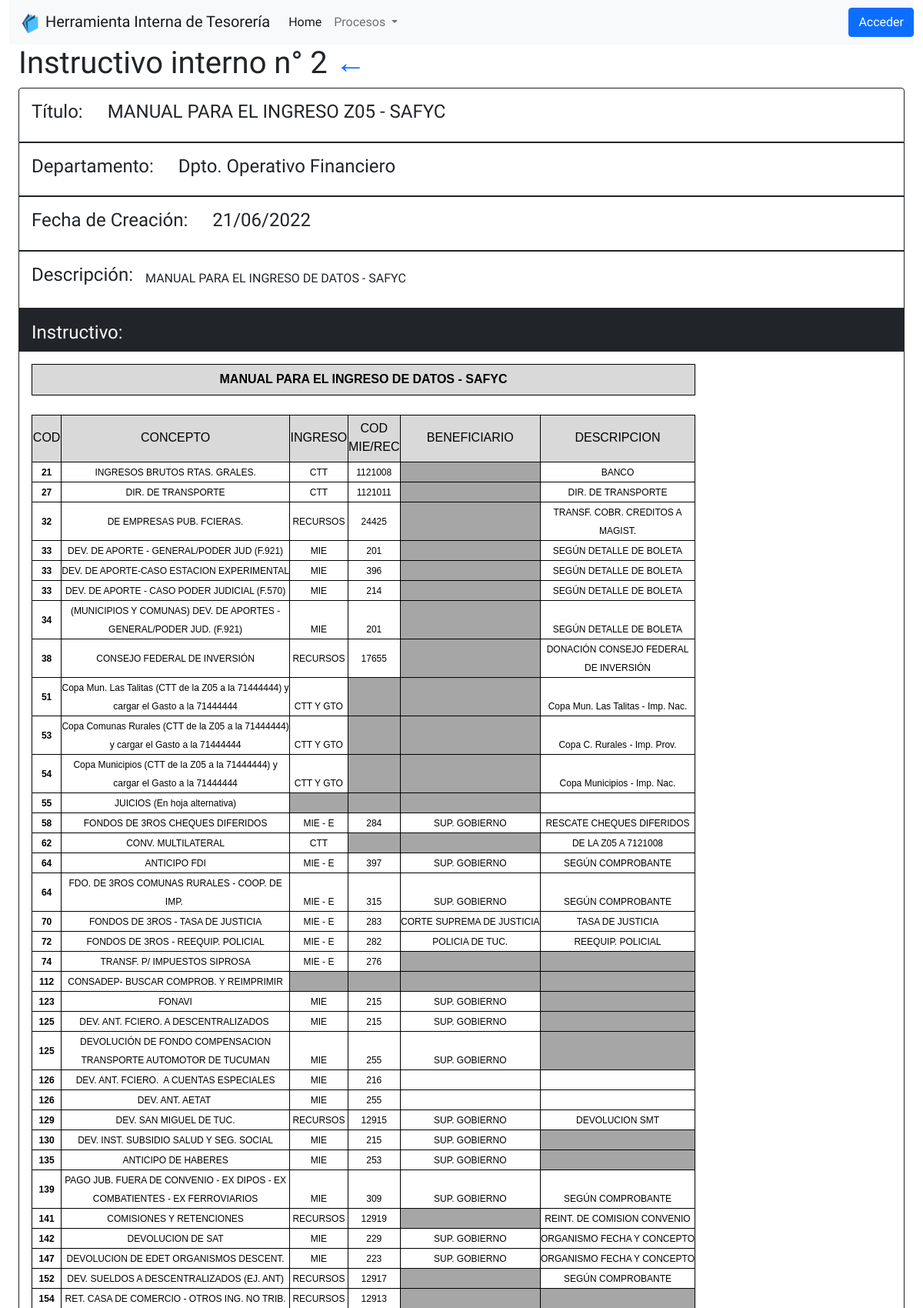
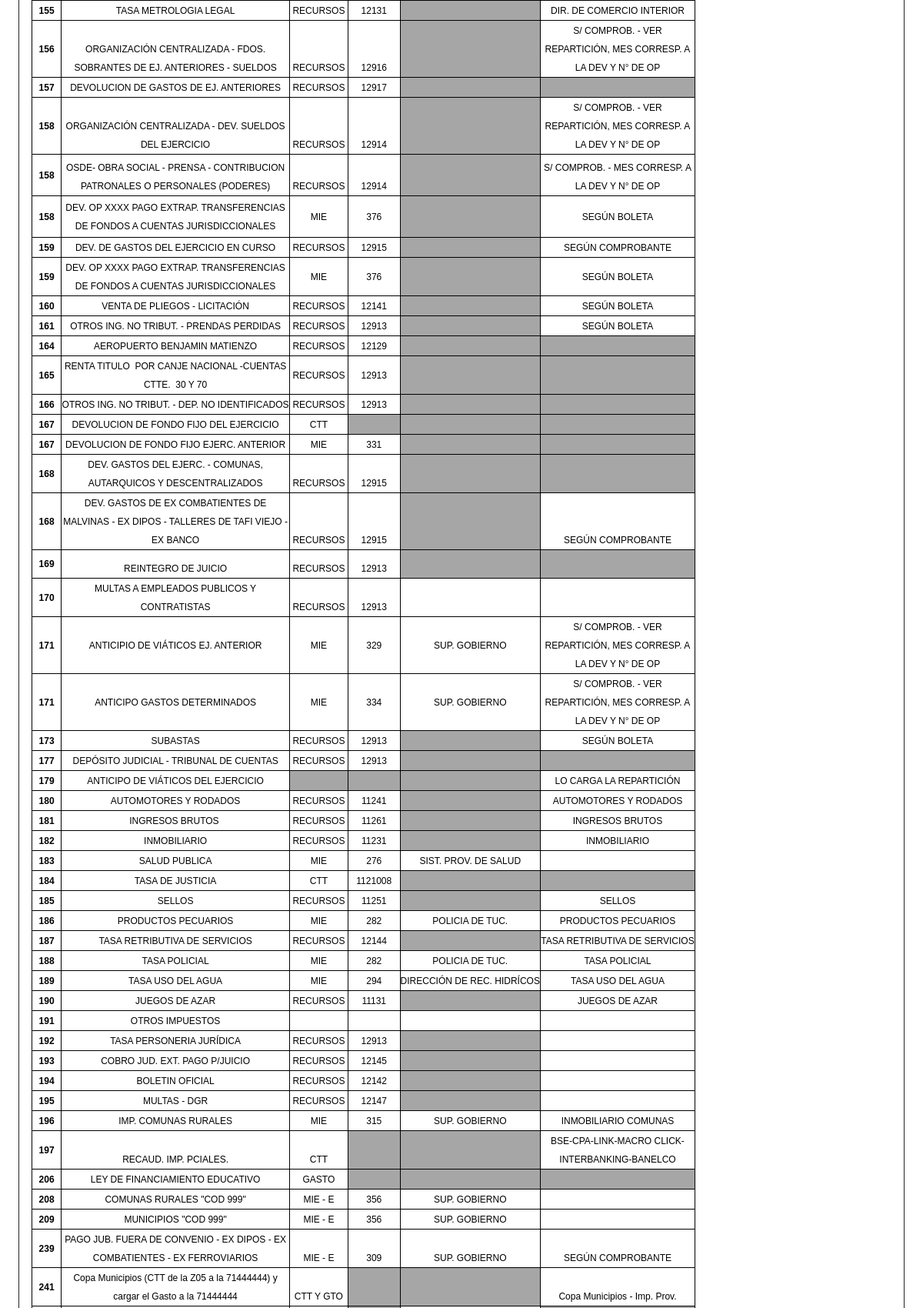
Page /instructivos/2/ (upper part) on the committed database (2 pictures, top to bottom).
### instructivos/models.py (models this page shows)
class Instructivo(models.Model):
	departamento = models.ForeignKey(Group,on_delete=models.CASCADE,related_name='Departamento')
	titulo = models.CharField(max_length=255, verbose_name="Título")
	descripcion = models.TextField(verbose_name="Breve Descripción")
	contenido = RichTextField(verbose_name="Contenido")
	archivo1 = models.FileField(upload_to=content_file_name,blank=True,null=True)
	archivo2 = models.FileField(upload_to=content_file_name,blank=True,null=True)
	archivo3 = models.FileField(upload_to=content_file_name,blank=True,null=True)
	created = models.DateTimeField(auto_now_add=True, verbose_name="Fecha de creación")
	updated = models.DateTimeField(auto_now=True, verbose_name="Fecha de edición")
	class Meta:
		verbose_name = "Instructivo"
		verbose_name_plural = "Instructivos"
		ordering = ['-created']

### instructivos/views.py (the view)
# urls.py: path('<int:pk>/', views.InstructivoDetailView.as_view(), name='instructivos-detail')
class InstructivoDetailView(DetailView):
	model = Instructivo
	def get_context_data(self,**kwargs):
		context = super(InstructivoDetailView,self).get_context_data(**kwargs)
		objeto = Instructivo.objects.get(pk=self.kwargs.get('pk'))
		if objeto.archivo1:
			context['archivo1_nombre'] = str(objeto.archivo1).split('/')[2]
		if objeto.archivo2:
			context['archivo2_nombre'] = str(objeto.archivo2).split('/')[2]
		if objeto.archivo3:
			context['archivo3_nombre'] = str(objeto.archivo3).split('/')[2]
		return context

### core/templatetags/tags.py (called while the page is built)
@register.filter(name='has_group')
def has_group(user, group_name):
    group = Group.objects.get(name=group_name)
    return True if group in user.groups.all() else False

### instructivos/templates/instructivos/instructivo_detail.html (shortened to what this page needs)
{% extends 'core/base.html' %}
{% block content %}
<div class="container-fluid">
	<h1>Instructivo interno n° {{object.id}} <a class="text-decoration-none" href="{% url 'instructivos' %}">&larr;</a></h1>
	<div class="d-flex align-items-baseline flex-row border rounded-top border-dark">
		<div class="p-3 h4">Título:</div>
		<div class="p-3 h4">{{object.titulo}}</div>
	</div>
	<div class="d-flex align-items-baseline flex-row border border-dark">
		<div class="p-3 h4">Departamento:</div>
		<div class="p-3 h4">{{object.departamento}}</div>
	</div>
	<div class="d-flex align-items-baseline flex-row border border-dark">
		<div class="p-3 h4">Fecha de Creación:</div>
		<div class="p-3 h4">{{object.created|date:'d/m/Y'}}</div>
	</div>
	<div class="d-flex align-items-center flex-row border border-dark pb-1">
		<div class="h4 p-3">Descripción:</div>
		<div>{{object.descripcion}}</div>
	</div>
	<div class="d-flex flex-row border border-dark bg-dark text-light">
		<div class="px-3 pt-3 h4">Instructivo:</div>
	</div>
	{% if not object.archivo1 and not object.archivo2 and not object.archivo3 %}
	<div class="d-flex flex-row border border-dark rounded-bottom">
		<div class="px-3 pt-3">{{object.contenido|safe}}</div>
	</div>
	{% else %}
		<div class="d-flex flex-row border border-dark">
			<div class="px-3 pt-3">{{object.contenido|safe}}</div>
		</div>
	{% endif %}
</div>
{% endblock %}

### rows in the picture
Instructivo: id "2", titulo "MANUAL PARA EL INGRESO Z05 - SAFYC", departamento "Dpto. Operativo Financiero", created "21/06/2022", descripcion "MANUAL PARA EL INGRESO DE DATOS - SAFYC", contenido "MANUAL PARA EL INGRESO DE DATOS - SAFYC COD CONCEPTO INGRESO COD MIE/REC BENEFICIARIO DESCRIPCION 21 INGRESOS BRUTOS RTAS. GRALES. CTT 1121008 BANCO 27 DIR. DE TRANSPORTE CTT 1121011 DIR. DE TRANSPORTE 32 DE EMPRESAS PUB. FCIERAS. RECURSOS 24425 TRANSF. COBR. CREDITOS A MAGIST. 33 DEV. DE APORTE - GENERAL/PODER JUD (F.921) MIE 201 SEGÚN DETALLE DE BOLETA 33 DEV. DE APORTE-CASO ESTACION EXPERIMENTAL MIE 396 SEGÚN DETALLE DE BOLETA 33 DEV. DE APORTE - CASO PODER JUDICIAL (F.570) MIE 214 SEGÚN DETALLE DE BOLETA 34 (MUNICIPIOS Y COMUNAS) DEV. DE APORTES - GENERAL/PODER JUD. (F.921) MIE 201 SEGÚN DETALLE DE BOLETA 38 CONSEJO FEDERAL DE INVERSIÓN RECURSOS 17655 DONACIÓN CONSEJO FEDERAL DE…"
